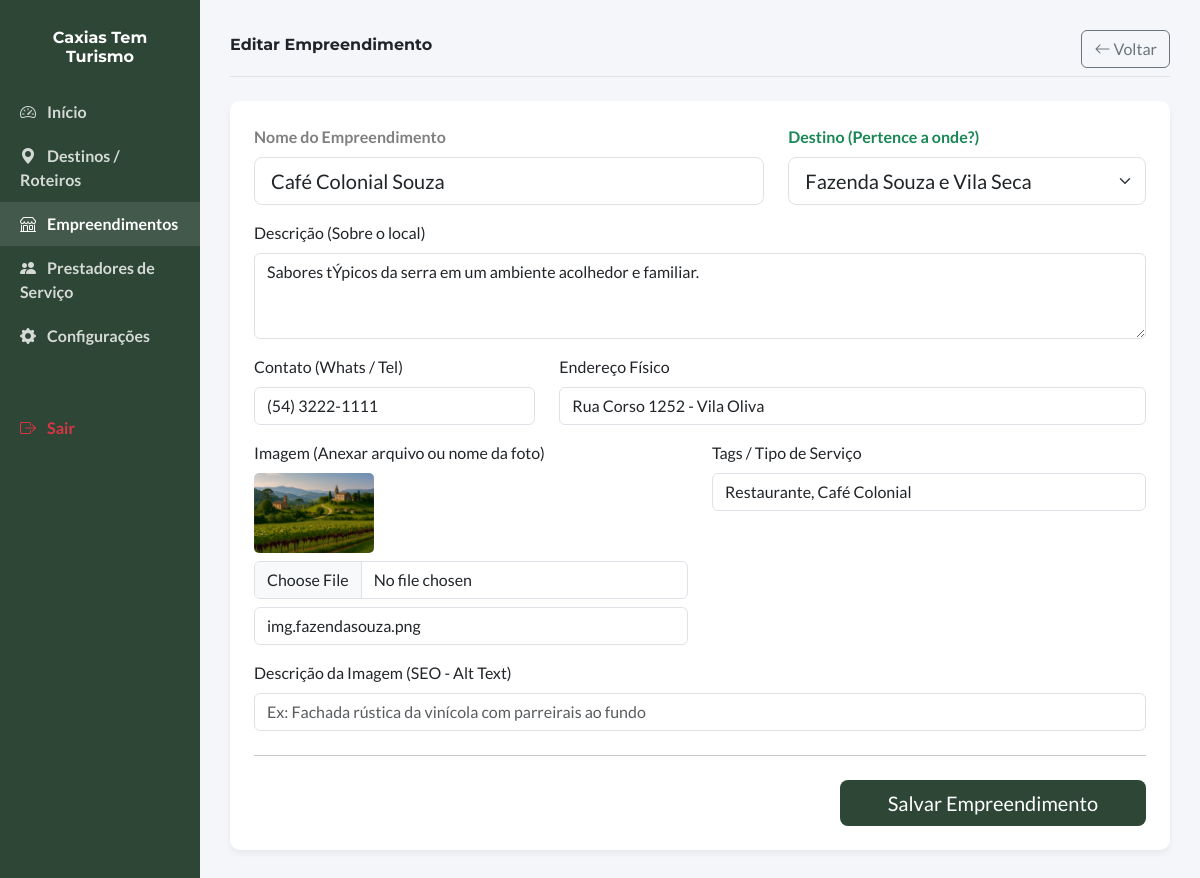
The page /admin/empreendimento_form.php?id=5 (signed in) on the database its author committed.
### tables this page shows
CREATE TABLE `empreendimentos` (
  `id` int(11) NOT NULL AUTO_INCREMENT,
  `destino_id` int(11) NOT NULL,
  `titulo` varchar(255) NOT NULL,
  `descricao` text DEFAULT NULL,
  `contato` varchar(255) DEFAULT NULL,
  `endereco` varchar(255) DEFAULT NULL,
  `imagem` varchar(255) DEFAULT NULL,
  `tags` varchar(255) DEFAULT NULL,
  `alt_text` varchar(255) DEFAULT '',
  PRIMARY KEY (`id`),
  KEY `destino_id` (`destino_id`),
  CONSTRAINT `empreendimentos_ibfk_1` FOREIGN KEY (`destino_id`) REFERENCES `destinos` (`id`) ON DELETE CASCADE
);

CREATE TABLE `destinos` (
  `id` int(11) NOT NULL AUTO_INCREMENT,
  `titulo` varchar(100) NOT NULL,
  `slug` varchar(100) NOT NULL,
  `descricao` text NOT NULL,
  `imagem` varchar(255) NOT NULL,
  `tags` varchar(255) DEFAULT NULL,
  `ordem` int(11) DEFAULT 0,
  `is_featured` tinyint(1) DEFAULT 0,
  `criado_em` timestamp NOT NULL DEFAULT current_timestamp(),
  `atualizado_em` timestamp NOT NULL DEFAULT current_timestamp() ON UPDATE current_timestamp(),
  `meta_keywords` varchar(255) DEFAULT '',
  `meta_description` text DEFAULT '',
  PRIMARY KEY (`id`),
  UNIQUE KEY `slug` (`slug`)
);

### admin/empreendimento_form.php (the view, shortened to what this page needs)
<?php
require_once 'config.php';
$id = isset($_GET['id']) ? (int)$_GET['id'] : 0;
$acao = $id > 0 ? "Editar Empreendimento" : "Novo Empreendimento";
$res_destinos = $conn->query("SELECT id, titulo FROM destinos ORDER BY titulo ASC");
$lista_destinos = [];
while($row = $res_destinos->fetch_assoc()) {
    $lista_destinos[] = $row;
}
$empreendimento = [
    'titulo' => '',
    'destino_id' => '',
    'descricao' => '',
    'contato' => '',
    'endereco' => '',
    'imagem' => '',
    'tags' => '',
    'alt_text' => ''
];
if ($id > 0) {
    $stmt = $conn->prepare("SELECT * FROM empreendimentos WHERE id = ?");
    $stmt->bind_param("i", $id);
    $stmt->execute();
    $res = $stmt->get_result();
    if($res->num_rows > 0) {
        $empreendimento = $res->fetch_assoc();
    }
}
?>
<!DOCTYPE html>
<html lang="pt-BR">
<head>
    <link href="https://cdn.jsdelivr.net/npm/bootstrap@5.3.3/dist/css/bootstrap.min.css" rel="stylesheet">
    <link rel="stylesheet" href="https://cdn.jsdelivr.net/npm/bootstrap-icons@1.11.3/font/bootstrap-icons.min.css">
</head>
<body>
<div class="container-fluid">
    <div class="row">
        <div class="col-md-3 col-lg-2 sidebar px-0 d-none d-md-block">
            <h5 class="text-center mb-4 mt-2 navbar-brand">Caxias Tem<br>Turismo</h5>
            <a href="index.php"><i class="bi bi-speedometer2 me-2"></i> Início</a>
            <a href="destinos.php"><i class="bi bi-geo-alt-fill me-2"></i> Destinos / Roteiros</a>
            <a href="empreendimentos.php" class="active"><i class="bi bi-shop me-2"></i> Empreendimentos</a>
            <a href="prestadores.php"><i class="bi bi-people-fill me-2"></i> Prestadores de Serviço</a>
            <a href="configuracoes.php"><i class="bi bi-gear-fill me-2"></i> Configurações</a>
            <a href="logout.php" class="text-danger mt-5"><i class="bi bi-box-arrow-right me-2"></i> Sair</a>
        </div>
        <div class="col-md-9 col-lg-10 main-content">
            <div class="d-flex justify-content-between align-items-center mb-4 border-bottom pb-2">
                <h2 class="navbar-brand"><?php echo $acao; ?></h2>
                <a href="empreendimentos.php" class="btn btn-outline-secondary">
                    <i class="bi bi-arrow-left"></i> Voltar
                </a>
            </div>
            <div class="card card-custom">
                <div class="card-body p-4">
                    <form action="empreendimento_form.php<?php echo $id > 0 ? '?id='.$id : ''; ?>" method="POST" enctype="multipart/form-data">
                        <div class="row mb-3">
                            <div class="col-md-7">
                                <label class="form-label text-black-50 fw-bold">Nome do Empreendimento</label>
                                <input type="text" class="form-control form-control-lg" name="titulo" required value="<?php echo htmlspecialchars($empreendimento['titulo']); ?>" placeholder="Ex: Vinícola Don Giovanni">
                            </div>
                            <div class="col-md-5">
                                <label class="form-label fw-bold text-success">Destino (Pertence a onde?)</label>
                                <select name="destino_id" class="form-select form-select-lg" required>
                                    <?php foreach($lista_destinos as $d): ?>
                                        <option value="<?php echo $d['id']; ?>" <?php echo ($d['id'] == $empreendimento['destino_id']) ? 'selected' : ''; ?>>
                                            <?php echo htmlspecialchars($d['titulo']); ?>
                                        </option>
                                    <?php endforeach; ?>
                                </select>
                            </div>
                        </div>
                        <div class="mb-3">
                            <label class="form-label">Descrição (Sobre o local)</label>
                            <textarea class="form-control" name="descricao" rows="3"><?php echo htmlspecialchars($empreendimento['descricao']); ?></textarea>
                        </div>
                        <div class="row mb-3">
                            <div class="col-md-4">
                                <label class="form-label">Contato (Whats / Tel)</label>
                                <input type="text" class="form-control" name="contato" value="<?php echo htmlspecialchars($empreendimento['contato']); ?>" placeholder="Ex: (54) 9999-9999">
                            </div>
                            <div class="col-md-8">
                                <label class="form-label">Endereço Físico</label>
                                <input type="text" class="form-control" name="endereco" value="<?php echo htmlspecialchars($empreendimento['endereco']); ?>" placeholder="Ex: Estrada do Vinho, km 2">
                            </div>
                        </div>
                        <div class="row mb-3">
                            <div class="col-md-6">
                                <label class="form-label">Imagem (Anexar arquivo ou nome da foto)</label>
                                <?php if(!empty($empreendimento['imagem'])): ?>
                                    <div class="mb-2">
                                        <img src="../img/<?php echo htmlspecialchars($empreendimento['imagem']); ?>" style="max-height: 80px; border-radius: 5px;">
                                    </div>
                                <?php endif; ?>
                                <input type="file" class="form-control mb-2" name="img_upload" accept="image/*">
                                <input type="text" class="form-control" name="imagem_nome" value="<?php echo htmlspecialchars($empreendimento['imagem']); ?>" placeholder="Ex: foto_restaurante1.jpg">
                            </div>
                            <div class="col-md-6">
                                <label class="form-label">Tags / Tipo de Serviço</label>
                                <input type="text" class="form-control" name="tags" value="<?php echo htmlspecialchars($empreendimento['tags']); ?>" placeholder="Ex: Restaurante, Vinícola, Hotel">
                            </div>
                            <div class="col-md-12 mt-3">
                                <label class="form-label">Descrição da Imagem (SEO - Alt Text)</label>
                                <input type="text" class="form-control" name="alt_text" value="<?php echo htmlspecialchars($empreendimento['alt_text'] ?? ''); ?>" placeholder="Ex: Fachada rústica da vinícola com parreirais ao fundo">
                            </div>
                        </div>
                        <hr class="my-4">
                        <div class="text-end">
                            <button type="submit" class="btn btn-primary btn-lg px-5" style="background-color: #2E4636; border: none;">Salvar Empreendimento</button>
                        </div>
                    </form>
                </div>
            </div>
        </div>
    </div>
</div>
</body>
</html>

### admin/empreendimento_form.php (style rules this page uses)
body { font-family: 'Lato', sans-serif; background-color: #f4f6f9; }
.sidebar { min-height: 100vh; background-color: #2E4636; color: white; padding-top: 20px; }
.sidebar a { color: rgba(255,255,255,0.8); text-decoration: none; display: block; padding: 10px 20px; font-weight: bold; }
.sidebar a:hover, .sidebar a.active { background-color: rgba(255,255,255,0.1); color: white; }
.main-content { padding: 30px; }
.navbar-brand { font-family: 'Montserrat', sans-serif; font-weight: 700; }
.card-custom { background: white; border-radius: 10px; border: none; box-shadow: 0 4px 6px rgba(0,0,0,0.05); }

### rows shown on the page
empreendimentos: titulo "Café Colonial Souza", destino_id "Fazenda Souza e Vila Seca", descricao "Sabores tÝpicos da serra em um ambiente acolhedor e familiar.", contato "(54) 3222-1111", endereco "Rua Corso 1252 - Vila Oliva", imagem (picture), imagem_nome "img.fazendasouza.png", tags "Restaurante, Café Colonial"

### other values the page prints
$acao "Editar Empreendimento"
